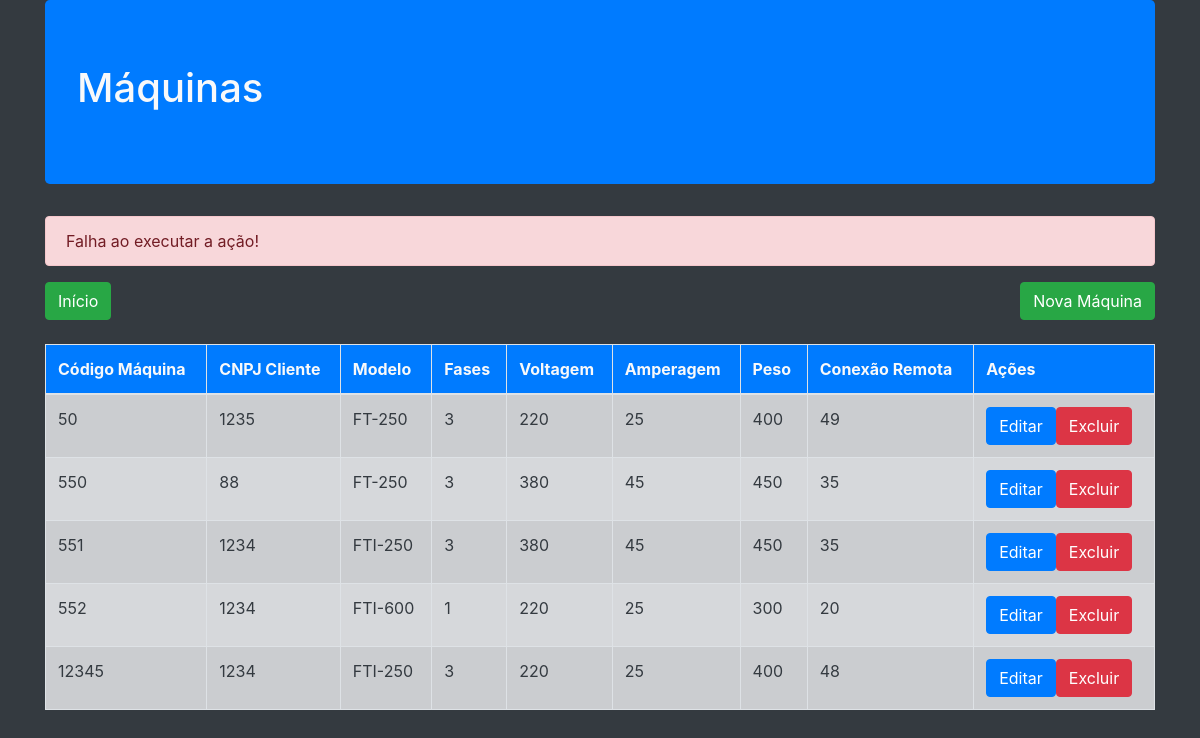
Before: /Maquinas/ListaMaquina.php?status=error with the older database file.
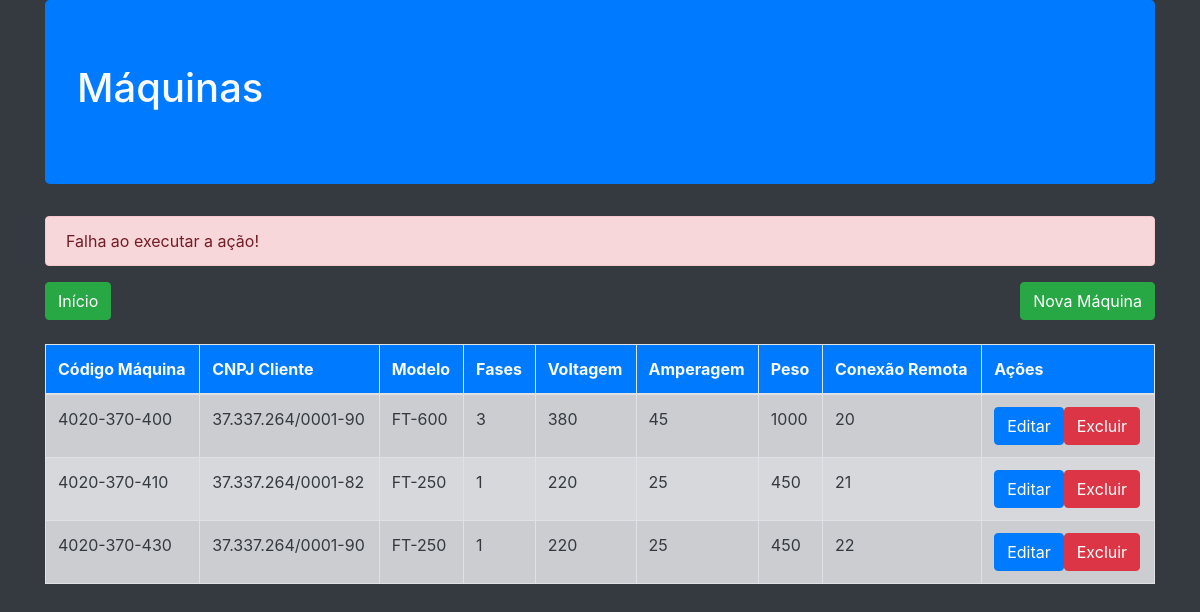
After: the same page with the newer database file.
### tables this page shows
CREATE TABLE `maquina` (
  `cod_maq` varchar(20) NOT NULL,
  `modelo` varchar(100) NOT NULL,
  `fases` int(3) NOT NULL,
  `voltagem` int(11) NOT NULL,
  `amperagem` varchar(10) NOT NULL,
  `peso` varchar(10) NOT NULL,
  `maq` varchar(10) DEFAULT NULL,
  `cnpj_cli` varchar(18) NOT NULL
);

### Vendedor/App/Db/Conexao.class.php (called while the page is built, shortened)
<?php
class Conexao{
private $table;
private $connection;
public function __construct($table=null)
{
    $this->table= $table;
}
private function Conexao(){
    $username='root';
    $password='';
   try{
        $this->connection= new PDO ('mysql:host=localhost;dbname=cadastro_maquinas',$username, $password);
        $this->connection->setAttribute(PDO::ATTR_ERRMODE,PDO::ERRMODE_EXCEPTION);
    }catch(PDOException $e){
        die('ERROR:'.$e->getMessage());
}
}
public function execute($query,$params=[]){
    try{
        $statement = $this->connection->prepare($query);
        $statement->execute($params);
        return $statement;
    }catch(PDOException $e){
        die('ERROR:'.$e->getMessage());
    }
}
public function select($where=null,$order=null,$limit=null,$fields='*'){
    $where= strlen($where)?'WHERE '.$where:'';
    $order= strlen($order)?'ORDER BY '.$order:'';
    $limit= strlen($limit)?'LIMIT '.$limit:'';
    $query='SELECT '.$fields.' FROM '.$this->table.' '.$where.' '.$order.' '.$limit;
    return $this->execute($query);
}
}
?>

### Vendedor/App/Entity/Maquina.class.php (called while the page is built, shortened)
<?php
require_once ('../Vendedor/App/Db/Conexao.class.php');
class Maquina{
public static function getMaquinas($where=null,$order=null,$limit=null,$fields='*'){
return (new Conexao('maquina'))->select($where,$order,$limit,$fields)
                                ->fetchAll(PDO::FETCH_CLASS,self::class);
}
}
?>

### Maquinas/ListaMaquina.php (the view, shortened to what this page needs)
<?php
require ('../Vendedor/App/Entity/Maquina.class.php');
$maquinas = Maquina:: getMaquinas();
$imprime='';
foreach ($maquinas as $maquina){
    $imprime.= '<tr>
    <td>'.$maquina->cod_maq.'</td>
    <td>'.$maquina->cnpj_cli.'</td>
    <td>'.$maquina->modelo.'</td>
    <td>'.$maquina->fases.'</td>
    <td>'.$maquina->voltagem.'</td>
    <td>'.$maquina->amperagem.'</td>
    <td>'.$maquina->peso.'</td>
    <td>'.$maquina->maq.'</td>
    <td><a href="EditarMaquina.php?maquina='.$maquina->cod_maq.'" class="btn btn-primary">Editar</a ><a href="DeletarMaquina.php?maquina='.$maquina->cod_maq.'"  class="btn btn-danger">Excluir</a></td>
</tr>';
}
$msg='';
if(isset($_GET['status'])){
    switch ($_GET['status']){
        case 'error':
            $msg='<div class="alert alert-danger">Falha ao executar a ação!</div>';
            break;
    }
}
require ('./Header.php')
?>
<?=$msg?>
<a class="btn btn-success mb-4 float-left" href="../index.php">Início</a>
<a class="btn btn-success mb-4 float-right" href="./CadastraMaquina.php">Nova Máquina</a>
<table class="table  table-striped table-bordered table-hover">
    <thead class="bg-primary">
        <tr>
            <th>Código Máquina</th>
            <th>CNPJ Cliente</th>
            <th>Modelo</th>
            <th>Fases</th>
            <th>Voltagem</th>
            <th>Amperagem</th>
            <th>Peso</th>
            <th>Conexão Remota</th>
            <th>Ações</th>
        </tr>
    </thead>
    <tbody class="table-secondary text-dark">
       <?php if ($imprime=='')
       echo $imprime;?>
    </tbody>
</table>
<?php
require ('./Footer.php')
?>

Changed rows visible on the page:
removed maquina: cod_maq "50", cnpj_cli "1235", modelo "FT-250", fases "3", voltagem "220", amperagem "25", peso "400", maq "49"
removed maquina: cod_maq "550", cnpj_cli "88", modelo "FT-250", fases "3", voltagem "380", amperagem "45", peso "450", maq "35"
removed maquina: cod_maq "551", cnpj_cli "1234", modelo "FTI-250", fases "3", voltagem "380", amperagem "45", peso "450", maq "35"
removed maquina: cod_maq "552", cnpj_cli "1234", modelo "FTI-600", fases "1", voltagem "220", amperagem "25", peso "300", maq "20"
removed maquina: cod_maq "12345", cnpj_cli "1234", modelo "FTI-250", fases "3", voltagem "220", amperagem "25", peso "400", maq "48"
added maquina: cod_maq "4020-370-400", cnpj_cli "37.337.264/0001-90", modelo "FT-600", fases "3", voltagem "380", amperagem "45", peso "1000", maq "20"
added maquina: cod_maq "4020-370-410", cnpj_cli "37.337.264/0001-82", modelo "FT-250", fases "1", voltagem "220", amperagem "25", peso "450", maq "21"
added maquina: cod_maq "4020-370-430", cnpj_cli "37.337.264/0001-90", modelo "FT-250", fases "1", voltagem "220", amperagem "25", peso "450", maq "22"
